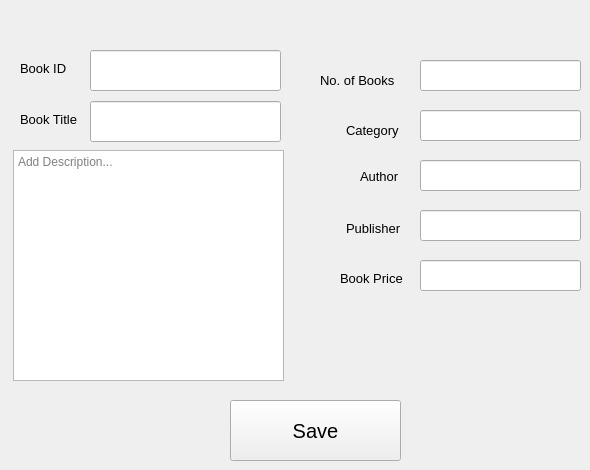
      <widget class="QWidget" name="tab_5">
       <attribute name="title">
        <string>Add New Book</string>
       </attribute>
       <widget class="QLineEdit" name="lineEdit_2">
        <property name="geometry">
         <rect>
          <x>90</x>
          <y>101</y>
          <width>191</width>
          <height>41</height>
         </rect>
        </property>
        <property name="font">
         <font>
          <family>Segoe UI</family>
          <pointsize>10</pointsize>
         </font>
        </property>
       </widget>
       <widget class="QLineEdit" name="lineEdit_3">
        <property name="geometry">
         <rect>
          <x>420</x>
          <y>60</y>
          <width>161</width>
          <height>31</height>
         </rect>
        </property>
        <property name="font">
         <font>
          <family>Segoe UI</family>
          <pointsize>10</pointsize>
         </font>
        </property>
       </widget>
       <widget class="QLabel" name="label_3">
        <property name="geometry">
         <rect>
          <x>20</x>
          <y>111</y>
          <width>61</width>
          <height>16</height>
         </rect>
        </property>
        <property name="font">
         <font>
          <family>Segoe UI</family>
          <pointsize>10</pointsize>
         </font>
        </property>
        <property name="text">
         <string>Book Title</string>
        </property>
       </widget>
       <widget class="QLabel" name="label_4">
        <property name="geometry">
         <rect>
          <x>320</x>
          <y>70</y>
          <width>81</width>
          <height>20</height>
         </rect>
        </property>
        <property name="font">
         <font>
          <family>Segoe UI</family>
          <pointsize>10</pointsize>
         </font>
        </property>
        <property name="text">
         <string>No. of Books</string>
        </property>
       </widget>
       <widget class="QLineEdit" name="lineEdit_4">
        <property name="geometry">
         <rect>
          <x>420</x>
          <y>260</y>
          <width>161</width>
          <height>31</height>
         </rect>
        </property>
        <property name="font">
         <font>
          <family>Segoe UI</family>
          <pointsize>10</pointsize>
         </font>
        </property>
       </widget>
       <widget class="QPushButton" name="pushButton_7">
        <property name="geometry">
         <rect>
          <x>230</x>
          <y>400</y>
          <width>171</width>
          <height>61</height>
         </rect>
        </property>
        <property name="font">
         <font>
          <family>Segoe UI</family>
          <pointsize>15</pointsize>
         </font>
        </property>
        <property name="text">
         <string>Save</string>
        </property>
       </widget>
       <widget class="QLabel" name="label_6">
        <property name="geometry">
         <rect>
          <x>346</x>
          <y>120</y>
          <width>61</width>
          <height>21</height>
         </rect>
        </property>
        <property name="font">
         <font>
          <family>Segoe UI</family>
          <pointsize>10</pointsize>
         </font>
        </property>
        <property name="text">
         <string>Category</string>
        </property>
       </widget>
       <widget class="QLabel" name="label_7">
        <property name="geometry">
         <rect>
          <x>346</x>
          <y>220</y>
          <width>61</width>
          <height>16</height>
         </rect>
        </property>
        <property name="font">
         <font>
          <family>Segoe UI</family>
          <pointsize>10</pointsize>
         </font>
        </property>
        <property name="text">
         <string>Publisher</string>
        </property>
       </widget>
       <widget class="QLabel" name="label_8">
        <property name="geometry">
         <rect>
          <x>360</x>
          <y>170</y>
          <width>47</width>
          <height>13</height>
         </rect>
        </property>
        <property name="font">
         <font>
          <family>Segoe UI</family>
          <pointsize>10</pointsize>
         </font>
        </property>
        <property name="text">
         <string>Author</string>
        </property>
       </widget>
       <widget class="QLabel" name="label_9">
        <property name="geometry">
         <rect>
          <x>340</x>
          <y>270</y>
          <width>71</width>
          <height>16</height>
         </rect>
        </property>
        <property name="font">
         <font>
          <family>Segoe UI</family>
          <pointsize>10</pointsize>
         </font>
        </property>
        <property name="text">
         <string>Book Price</string>
        </property>
       </widget>
       <widget class="QTextEdit" name="textEdit">
        <property name="geometry">
         <rect>
          <x>13</x>
          <y>150</y>
          <width>271</width>
          <height>231</height>
         </rect>
        </property>
        <property name="placeholderText">
         <string>Add Description...</string>
        </property>
       </widget>
       <widget class="QLineEdit" name="lineEdit_5">
        <property name="geometry">
         <rect>
          <x>90</x>
          <y>50</y>
          <width>191</width>
          <height>41</height>
         </rect>
        </property>
       </widget>
       <widget class="QLabel" name="label_5">
        <property name="geometry">
         <rect>
          <x>20</x>
          <y>60</y>
          <width>61</width>
          <height>16</height>
         </rect>
        </property>
        <property name="font">
         <font>
          <family>Segoe UI</family>
          <pointsize>10</pointsize>
         </font>
        </property>
        <property name="text">
         <string>Book ID</string>
        </property>
       </widget>
       <widget class="QLineEdit" name="lineEdit_13">
        <property name="geometry">
         <rect>
          <x>420</x>
          <y>160</y>
          <width>161</width>
          <height>31</height>
         </rect>
        </property>
        <property name="font">
         <font>
          <family>Segoe UI</family>
          <pointsize>10</pointsize>
         </font>
        </property>
       </widget>
       <widget class="QLineEdit" name="lineEdit_14">
        <property name="geometry">
         <rect>
          <x>420</x>
          <y>210</y>
          <width>161</width>
          <height>31</height>
         </rect>
        </property>
        <property name="font">
         <font>
          <family>Segoe UI</family>
          <pointsize>10</pointsize>
         </font>
        </property>
       </widget>
       <widget class="QLineEdit" name="lineEdit_12">
        <property name="geometry">
         <rect>
          <x>420</x>
          <y>110</y>
          <width>161</width>
          <height>31</height>
         </rect>
        </property>
        <property name="font">
         <font>
          <family>Segoe UI</family>
          <pointsize>10</pointsize>
         </font>
        </property>
       </widget>
      </widget>
